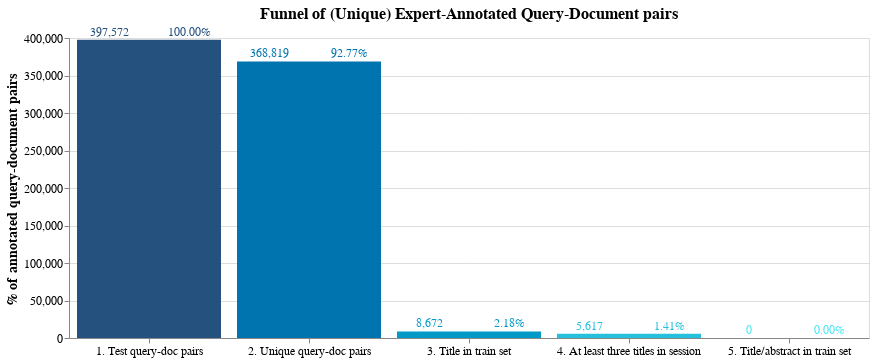

Source (notebook cell):
### Code cell
base = alt.Chart(
    query_doc_funnel_df,
    title="Funnel of (Unique) Expert-Annotated Query-Document pairs",
    width=800
).encode(
    x=alt.X("stage:N", title="").axis(labelAngle=0),
    y=alt.Y("documents:Q", title="% of annotated query-document pairs"),
    color=alt.Color("stage:N", legend=None).scale(scheme="darkblue"),
)
bars = base.mark_bar()
absolute = base.mark_text(align="center", dy=-8, dx=-40, fontSize=12).encode(text=alt.Text("documents:Q", format=","))
percentage = base.mark_text(align="center", dy=-8, dx=40, fontSize=12).encode(text=alt.Text("perc_documents:Q", format=".2%"))
chart = (bars + absolute + percentage)
chart.configure_axis(
    labelFontSize=12,
    titleFontSize=14,
).configure_title(
    fontSize=16,
)

### Figure 1 — Vega specification as saved in the notebook (floating-point values rounded to 4 significant figures)
{"$schema": "https://vega.github.io/schema/vega/v5.json", "data": [{"name": "source_0"}, {"name": "data_0", "values": [{"documents_end": 397600.0, "documents_start": 0.0, "stage": "1. Test query-doc pairs"}, {"documents_end": 368800.0, "documents_start": 0.0, "stage": "2. Unique query-doc pairs"}, {"documents_end": 8672.0, "documents_start": 0.0, "stage": "3. Title in train set"}, {"documents_end": 5617.0, "documents_start": 0.0, "stage": "4. At least three titles in session"}, {"documents_end": 0.0, "documents_start": 0.0, "stage": "5. Title/abstract in train set"}]}, {"name": "data_1", "values": [{"documents": 397572, "perc_documents": 1.0, "stage": "1. Test query-doc pairs"}, {"documents": 368819, "perc_documents": 0.9277, "stage": "2. Unique query-doc pairs"}, {"documents": 8672, "perc_documents": 0.02181, "stage": "3. Title in train set"}, {"documents": 5617, "perc_documents": 0.01413, "stage": "4. At least three titles in session"}, {"documents": 0, "perc_documents": 0.0, "stage": "5. Title/abstract in train set"}]}, {"name": "data_0_x_domain_stage_0", "values": [{"stage": "1. Test query-doc pairs"}, {"stage": "2. Unique query-doc pairs"}, {"stage": "3. Title in train set"}, {"stage": "4. At least three titles in session"}, {"stage": "5. Title/abstract in train set"}]}, {"name": "data_1_x_domain_stage_1", "values": [{"stage": "1. Test query-doc pairs"}, {"stage": "2. Unique query-doc pairs"}, {"stage": "3. Title in train set"}, {"stage": "4. At least three titles in session"}, {"stage": "5. Title/abstract in train set"}]}, {"name": "data_0_color_domain_stage_0", "values": [{"stage": "1. Test query-doc pairs"}, {"stage": "2. Unique query-doc pairs"}, {"stage": "3. Title in train set"}, {"stage": "4. At least three titles in session"}, {"stage": "5. Title/abstract in train set"}]}, {"name": "data_1_color_domain_stage_1", "values": [{"stage": "1. Test query-doc pairs"}, {"stage": "2. Unique query-doc pairs"}, {"stage": "3. Title in train set"}, {"stage": "4. At least three titles in session"}, {"stage": "5. Title/abstract in train set"}]}], "marks": [{"type": "rect", "name": "layer_0_marks", "from": {"data": "data_0"}, "encode": {"update": {"y": {"field": "documents_end", "scale": "y"}, "y2": {"field": "documents_start", "scale": "y"}, "fill": {"field": "stage", "scale": "color"}, "width": {"signal": "max(0.25, bandwidth('x'))"}, "x": {"field": "stage", "scale": "x"}}}, "style": ["bar"]}, {"type": "text", "name": "layer_1_marks", "from": {"data": "data_1"}, "encode": {"update": {"x": {"field": "stage", "scale": "x", "band": 0.5}, "fontSize": {"value": 12}, "align": {"value": "center"}, "fill": {"field": "stage", "scale": "color"}, "text": {"signal": "format(datum[\"documents\"], \",\")"}, "dy": {"value": -8}, "baseline": {"value": "middle"}, "dx": {"value": -40}, "y": {"field": "documents", "scale": "y"}}}, "style": ["text"]}, {"type": "text", "name": "layer_2_marks", "from": {"data": "data_1"}, "encode": {"update": {"dx": {"value": 40}, "text": {"signal": "format(datum[\"perc_documents\"], \".2%\")"}, "dy": {"value": -8}, "fontSize": {"value": 12}, "y": {"field": "documents", "scale": "y"}, "fill": {"field": "stage", "scale": "color"}, "baseline": {"value": "middle"}, "align": {"value": "center"}, "x": {"field": "stage", "scale": "x", "band": 0.5}}}, "style": ["text"]}], "scales": [{"name": "x", "type": "band", "domain": {"fields": [{"data": "data_0_x_domain_stage_0", "field": "stage"}, {"data": "data_1_x_domain_stage_1", "field": "stage"}], "sort": true}, "range": [0, {"signal": "width"}], "paddingOuter": 0.05, "paddingInner": 0.1}, {"name": "y", "type": "linear", "domain": {"fields": [{"data": "data_0", "field": "documents_start"}, {"data": "data_0", "field": "documents_end"}, {"data": "data_1", "field": "documents"}]}, "range": [{"signal": "height"}, 0], "zero": true, "nice": true}, {"name": "color", "type": "ordinal", "domain": {"fields": [{"data": "data_0_color_domain_stage_0", "field": "stage"}, {"data": "data_1_color_domain_stage_1", "field": "stage"}], "sort": true}, "range": {"scheme": "darkblue"}}], "axes": [{"scale": "y", "aria": false, "ticks": false, "zindex": 0, "gridScale": "x", "domain": false, "minExtent": 0, "grid": true, "tickCount": {"signal": "ceil(height/40)"}, "labels": false, "orient": "left", "maxExtent": 0}, {"scale": "x", "orient": "bottom", "labelAngle": 0, "labelBaseline": "top", "zindex": 0, "grid": false}, {"scale": "y", "orient": "left", "title": "% of annotated query-document pairs", "grid": false, "tickCount": {"signal": "ceil(height/40)"}, "zindex": 0, "labelOverlap": true}], "title": {"text": "Funnel of (Unique) Expert-Annotated Query-Document pairs", "frame": "group"}, "background": "white", "height": 300, "padding": 5, "config": {"axis": {"labelFontSize": 12, "titleFontSize": 14}, "style": {"group-title": {"fontSize": 16}}}, "width": 800, "style": "cell"}
